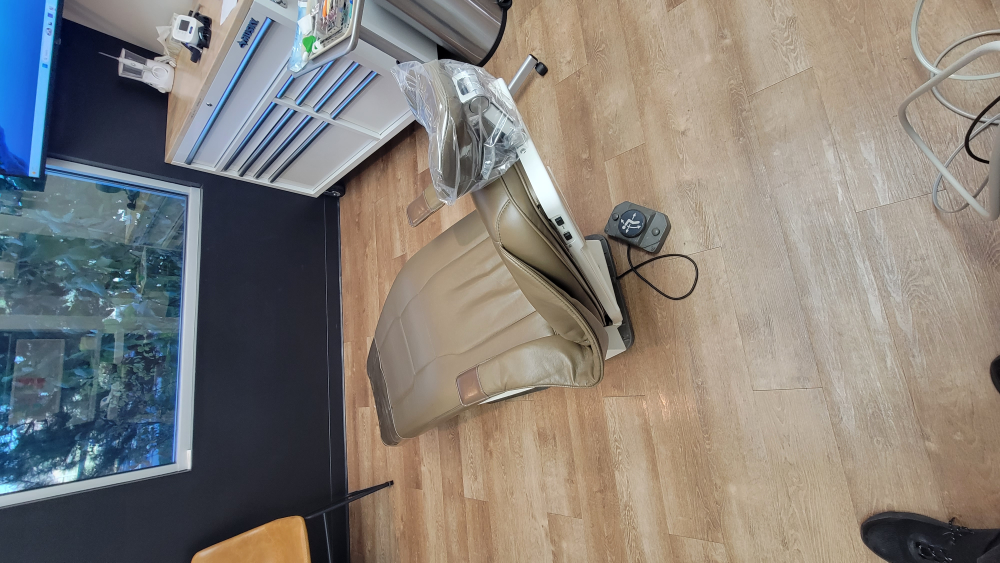
#> input picture photos/dentist/operatory01.jpg, 4000 x 2252 px, found by its file name (shown at 1/4 size); its folder holds only this picture in this run
$ python tex_58.py
#> lines starting #> are read from the running program, lines starting #| are printed output that depends on the picture
"""Textures for queue item 58, the dentist treatment room (photos/dentist/operatory01..09, stored sideways).
  op_floor    light-wood plank floor (operatory01), seamless       op_leather  taupe chair upholstery (operatory08)
  op_tan      tan bucket-stool leather (operatory03)                op_block    butcher-block top of the tool chest (operatory04)
  op_window   the trees through the room's window (operatory01)
"""
import os, numpy as np, cv2
from PIL import Image
OUT = "assets/textures"
def load(i): return cv2.cvtColor(np.asarray(Image.open(f"photos/dentist/operatory{i:02d}.jpg").transpose(Image.ROTATE_270).convert("RGB")), cv2.COLOR_RGB2BGR)
#> called with i = 1
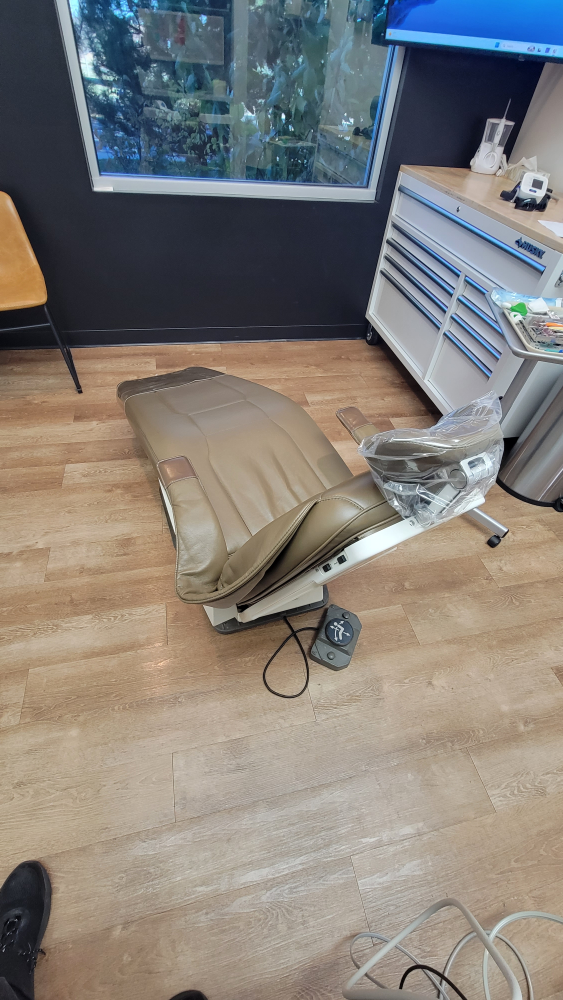
#> returned value: shape (4000, 2252, 3) (shown at 1/4 size); mean B, G, R 121, 126.8, 132.1
def crop(im, x0, y0, x1, y1): H, W = im.shape[:2]; return im[int(y0 * H):int(y1 * H), int(x0 * W):int(x1 * W)]
def seamless(p, size, flat=8):
    p = cv2.resize(p, size, interpolation=cv2.INTER_AREA).astype(np.float32); w, h = size
    r = np.roll(np.roll(p, h // 2, 0), w // 2, 1)
    wx = np.minimum(np.minimum(np.arange(w), w - 1 - np.arange(w)) / (w / 2), 1); wy = np.minimum(np.minimum(np.arange(h), h - 1 - np.arange(h)) / (h / 2), 1)
    m = np.minimum(wy[:, None], wx[None, :])[:, :, None] ** 0.6
    out = p * m + r * (1 - m)
    if flat: low = cv2.GaussianBlur(out, (0, 0), w / flat); out = out - low + low.mean((0, 1))
    return out.clip(0, 255).astype(np.uint8)
def save(n, a): cv2.imwrite(os.path.join(OUT, n + ".png"), a); print("wrote", n)
o1, o3, o4, o8 = load(1), load(3), load(4), load(8)
#> (the run stopped early here; a loop or call above may not have finished)
